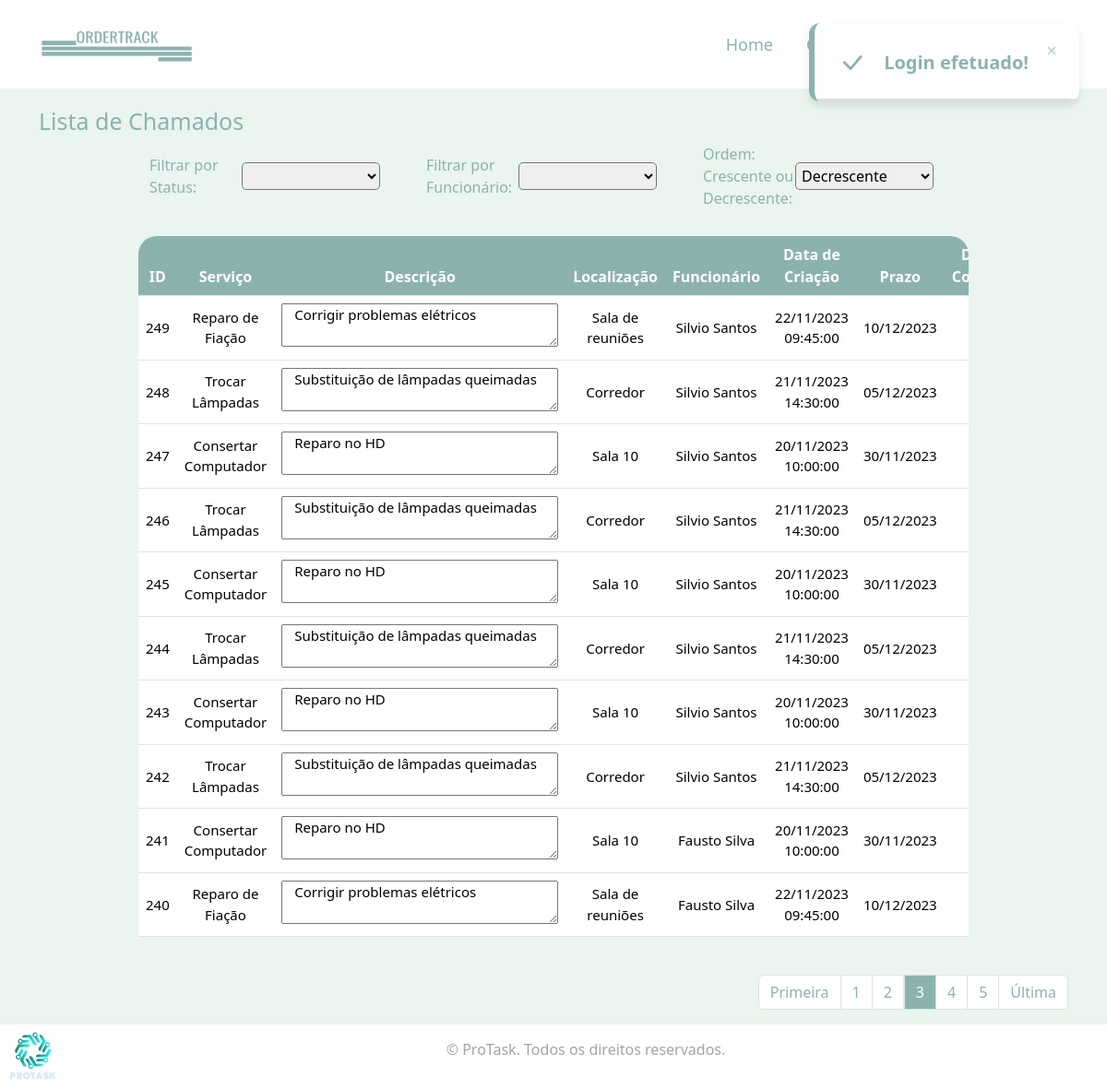
Page /src/pages/lista_chamados.php?pagina=3&ordem=Decrescente (signed in) on the committed database.
### tables this page shows
CREATE TABLE `rel` (
  `ID_REL` int(5) NOT NULL,
  `FK_FUNCIONARIO` int(5) DEFAULT NULL,
  `FK_ORDEM` int(5) DEFAULT NULL,
  `FK_HISTORICO` int(5) DEFAULT NULL
);

CREATE TABLE `ordem` (
  `ID_ORDEM` int(5) NOT NULL,
  `SERVICO` varchar(200) DEFAULT NULL,
  `ITEM` varchar(200) DEFAULT NULL,
  `LOCALIZACAO` varchar(200) DEFAULT NULL,
  `PRAZO` date DEFAULT NULL,
  `PRIORIDADE` varchar(200) DEFAULT NULL,
  `STATUS` enum('PENDENTE','EM ANDAMENTO','CONCLUIDO','CANCELADO') DEFAULT NULL,
  `NUMERO_OS` varchar(10) DEFAULT NULL,
  `FOTO` longblob DEFAULT NULL,
  `CRIADO` datetime DEFAULT NULL
);

CREATE TABLE `funcionarios` (
  `ID_FUNCIONARIO` int(5) NOT NULL,
  `NOME_FUNCIONARIO` varchar(100) NOT NULL,
  `SOBRENOME_FUNCIONARIO` varchar(200) NOT NULL,
  `USUARIO_FUNCIONARIO` varchar(200) DEFAULT NULL,
  `SENHA_FUNCIONARIO` varchar(250) DEFAULT NULL,
  `IMAGEM_FUNCIONARIO` longblob DEFAULT NULL,
  `STATUS_FUNCIONARIO` enum('ATIVO','INATIVO') DEFAULT NULL
);

### src/pages/lista_chamados.php (the view, shortened to what the rows shown need)
<?php
    include_once('../../conection.php');
?>
<!DOCTYPE html>
<html lang="en">
<head>
    <link href="../styles/bootstrap/dist/css/bootstrap.min.css" rel="stylesheet">
    <link href="https://cdn.jsdelivr.net/npm/bootstrap@5.3.1/dist/css/bootstrap.min.css" rel="stylesheet">
    <link rel="stylesheet" href="https://cdn.jsdelivr.net/npm/bootstrap-icons@1.11.1/font/bootstrap-icons.css">
    <link rel="stylesheet" href="../styles/lista_chamados/style.css">
</head>
<body>
    <div class="titulo container">
        <h1>Lista de Chamados</h1>
    </div>
    <div class="tabela">
        <div class="cont_table">
            <div class="row colunas" style="margin: 0px;">
            <?php
            $pagina_atual = filter_input(INPUT_GET, 'pagina', FILTER_SANITIZE_NUMBER_INT);
            $pagina = (!empty($pagina_atual)) ? $pagina_atual : 1;
            $qnt_result_pg = 10;
            $inicio = ($qnt_result_pg * $pagina) - $qnt_result_pg;
            if (isset($_GET['ordem']) && !empty($_GET['ordem'])) {
                $ordem_get = $_GET['ordem'];
                if ($ordem_get == 'Decrescente') {
                    $ordem = 'DESC';
                } else if ($ordem_get == 'Crescente') {
                    $ordem = 'ASC';
                }
            } else {
                $ordem_get = 'Decrescente';
                $ordem = 'DESC';
            }
            if ((isset($_GET['status']) && !empty($_GET['status']) and $_GET['status'] == 'TODOS') and (isset($_GET['funcionario']) && !empty($_GET['funcionario']) and $_GET['funcionario'] == 'TODOS')) {
                $result_usuario = "SELECT * FROM ordem INNER JOIN rel ON ID_ORDEM = FK_ORDEM INNER JOIN historico_ordem ON rel.FK_HISTORICO = historico_ordem.ID_HISTORICO  INNER JOIN funcionarios ON FK_FUNCIONARIO = ID_FUNCIONARIO ORDER BY ID_ORDEM $ordem LIMIT $inicio, $qnt_result_pg";
            } else {
                $result_usuario = "SELECT * FROM ordem INNER JOIN rel ON ID_ORDEM = FK_ORDEM INNER JOIN historico_ordem ON rel.FK_HISTORICO = historico_ordem.ID_HISTORICO INNER JOIN funcionarios ON rel.FK_FUNCIONARIO = funcionarios.ID_FUNCIONARIO ORDER BY ID_ORDEM $ordem LIMIT $inicio, $qnt_result_pg";
            }
            $resultado_usuario = mysqli_query($conn, $result_usuario);
            $dados = "
                        <div class='table-responsive  col-md-9'>
                            <table class='table  text-center' >
                                <thead class='th-heads'>
                                    <tr>
                                        <th style='background-color: #8CB2B0; color: #fff;' scope='col'>ID</th>
                                        <th style='background-color: #8CB2B0; color: #fff;'  scope='col'>Serviço</th>
                                        <th style='background-color: #8CB2B0; color: #fff;'  scope='col'>Descrição</th>
                                        <th style='background-color: #8CB2B0; color: #fff;'  scope='col'>Localização</th>
                                        <th style='background-color: #8CB2B0; color: #fff;'  scope='col'>Funcionário</th>
                                        <th style='background-color: #8CB2B0; color: #fff;'  scope='col'>Data de Criação</th>
                                        <th style='background-color: #8CB2B0; color: #fff;'  scope='col'>Prazo</th>
                                        <th style='background-color: #8CB2B0; color: #fff;'  scope='col'>Data de Conclusão</th>
                                        <th style='background-color: #8CB2B0; color: #fff;'  scope='col'>Prioridade</th>
                                        <th style='background-color: #8CB2B0; color: #fff;'  scope='col'>Status</th>
                                        <th style='background-color: #8CB2B0; color: #fff;'  scope='col'></th>
                                    </tr>
                                </thead>
                                <tbody>
            ";
            while ($row_usuario = mysqli_fetch_assoc($resultado_usuario)) {
                $id = $row_usuario['ID_ORDEM'];
                $servico  = $row_usuario['SERVICO'];
                $item = $row_usuario['ITEM'];
                $localizacao = $row_usuario['LOCALIZACAO'];
                $funcionario = $row_usuario['NOME_FUNCIONARIO'];
                $sobrenome_funcionario = $row_usuario['SOBRENOME_FUNCIONARIO'];
                $urgencia =  $row_usuario['PRIORIDADE'];
                $status = $row_usuario['STATUS'];
                $datetime = $row_usuario['CRIADO'];
                $datehora = new DateTime($datetime);
                $data = $datehora->format("d/m/Y H:i:s");
                $prazo = $row_usuario['PRAZO'];
                $datehora_prazo = new DateTime($prazo);
                $data_prazo = $datehora_prazo->format("d/m/Y");
                $data_conclusao = $row_usuario['DATA_FINALIZACAO'];
                if ($data_conclusao == null) {
                    $data_finalizacao = ' ';
                } else {
                    $dataconclusao = new DateTime($data_conclusao);
                    $data_finalizacao = $dataconclusao->format("d/m/Y H:i:s");
                }
                $dados .= "
                            <tr class='tr-dados' style='font-size: 15px; text-align: center;'>
                                <td>$id</td>
                                <td>$servico</td>
                                <td><textarea readonly style='width: 300px; padding-left: 13px;  textarea::-webkit-scrollbar {
                                    width: 12px; }'>$item</textarea></td>
                                <td>$localizacao</td>
                                <td>$funcionario $sobrenome_funcionario</td>
                                <td>$data</td>
                                <td>$data_prazo</td>
                                <td>$data_finalizacao</td>
                                <td>$urgencia</td>
                        ";
                if ($status == "PENDENTE") {
                    $dados .= "<td style='color: #FA9D4A;'>$status</td>";
                } elseif ($status == "CONCLUIDO") {
                    $dados .= "<td style='color: green;'>$status</td>";
                } elseif ($status == "EM ANDAMENTO") {
                    $dados .= "<td style='color: #FFD929;'>$status</td>";
                } elseif ($status == "CANCELADO") {
                    $dados .= "<td style='color: red; '>$status</td>";
                }
                if ($status != 'CANCELADO') {
                    $dados .= " <td>
                                      <a class='dropdown-item' href='editar_chamado.php?id=$id'>
                                      </a>
                                      <a class='dropdown-item' href='../../src/api/controller/cancelar_chamado_lista.php?id=$id'>
                                      </a>
                              </td>
                          </tr>";
                }
            }
            $dados .= "
                                    </tbody>
                                </table>
                            </div>
                        </div>
            ";
            echo $dados;
            if ((isset($_GET['status']) && !empty($_GET['status']) and $_GET['status'] == 'TODOS') and (isset($_GET['funcionnario']) && !empty($_GET['funcionario']) and $_GET['funcionario'] == 'TODOS')) {
                $result_pg = "SELECT COUNT(ID_ORDEM) AS num_result FROM ordem";
            } else {
                $result_pg = "SELECT COUNT(ID_ORDEM) AS num_result FROM ordem INNER JOIN rel ON ID_ORDEM = FK_ORDEM INNER JOIN historico_ordem ON rel.FK_HISTORICO = historico_ordem.ID_HISTORICO  INNER JOIN funcionarios ON FK_FUNCIONARIO = ID_FUNCIONARIO";
            }
            $resultado_pg = mysqli_query($conn, $result_pg);
            $row_pg = mysqli_fetch_assoc($resultado_pg);
            $quantidade_pg = ceil($row_pg['num_result'] / $qnt_result_pg);
            $max_links = 2;
        $paginacao = "
                    <div class='container d-flex justify-content-end div-pag' style='margin-top: 25px; margin-bootom: 25px; '>
                      <nav aria-label='Page navigation example'>
                      <ul class='pagination'>
        ";
            if ((isset($_GET['status']) && !empty($_GET['status']) && $_GET['status'] == 'TODOS') and (isset($_GET['funcionario']) && !empty($_GET['funcionario']) && $_GET['funcionario'] == 'TODOS')) {
                $status_get = $_GET['status'];
                $funcionario_get = $_GET['funcionario'];
                if($quantidade_pg > 1){
                    $paginacao .= "<li class='page-item'><a class='page-link' href='lista_chamados.php?pagina=1&status=$status_get&funcionario=$funcionario_get&ordem=$ordem_get'>Primeira</a></li>";
                }else {
                    $paginacao .= "<li class='page-item page-link pag_disable_primeira'>Primeira</li>";
                }
                for ($pag_ant = $pagina - $max_links; $pag_ant <= $pagina - 1; $pag_ant++) {
                    if ($pag_ant >= 1) {
                        $paginacao .= "<li class='page-item'><a class='page-link' href='lista_chamados.php?pagina=$pag_ant&status=$status_get&funcionario=$funcionario_get&ordem=$ordem_get'> $pag_ant </a></li>";
                    }
                }
                $paginacao .= "<li class='page-item page-link' style='background-color: #8CB2B0; color: #fff'>$pagina</li>";
                for ($pag_dep = $pagina + 1; $pag_dep <= $pagina + $max_links; $pag_dep++) {
                    if ($pag_dep <= $quantidade_pg) {
                        $paginacao .= "<li class='page-item'><a  class='page-link' href='lista_chamados.php?pagina=$pag_dep&status=$status_get&funcionario=$funcionario_get&ordem=$ordem_get'> $pag_dep </a></li>";
                    }
                }
                if($quantidade_pg > 1){
                    $paginacao .= "<li class='page-item'><a class='page-link' href= 'lista_chamados.php?pagina=$quantidade_pg&status=$status_get&funcionario=$funcionario_get&ordem=$ordem_get'>  Última</a></li>";
                }else {
                    $paginacao .= "<li class='page-item page-link pag_disable_ultima'>Última</li>";
                }
                $paginacao .= "</ul></nav></div>";
            } else {
                if($quantidade_pg > 1){
                    $paginacao .= "<li class='page-item'><a class='page-link' href='lista_chamados.php?pagina=1&ordem=$ordem_get'>Primeira</a></li>";
                }else{
                    $paginacao .= "<li class='page-item page-link pag_disable_primeira'>Primeira</li>";
                }
                for ($pag_ant = $pagina - $max_links; $pag_ant <= $pagina - 1; $pag_ant++) {
                    if ($pag_ant >= 1) {
                        $paginacao .= "<li class='page-item'><a class='page-link' href='lista_chamados.php?pagina=$pag_ant&ordem=$ordem_get'> $pag_ant </a></li>";
                    }
                }
                $paginacao .= "<li class='page-item page-link' style='background-color: #8CB2B0; color: #fff'>$pagina</li>";
                for ($pag_dep = $pagina + 1; $pag_dep <= $pagina + $max_links; $pag_dep++) {
                    if ($pag_dep <= $quantidade_pg) {
                        $paginacao .= "<li class='page-item'><a  class='page-link' href='lista_chamados.php?pagina=$pag_dep&ordem=$ordem_get'> $pag_dep </a></li>";
                    }
                }
                if($quantidade_pg > 1){
                    $paginacao .= "<li class='page-item'><a class='page-link' href= 'lista_chamados.php?pagina=$quantidade_pg&ordem=$ordem_get'>  Última</a></li>";
                }else{
                    $paginacao .= "<li class='page-item page-link pag_disable_ultima'>Última</li>";
                }
                $paginacao .= "</ul></nav></div></div>";
            }
            echo $paginacao;
            ?>
        </div>
</body>
</html>

### rows in the picture
rel: FK_ORDEM.ID_ORDEM "249", FK_ORDEM.SERVICO "Reparo de Fiação", FK_ORDEM.ITEM "Corrigir problemas elétricos", FK_ORDEM.LOCALIZACAO "Sala de reuniões", FK_FUNCIONARIO.NOME_FUNCIONARIO "Silvio", FK_FUNCIONARIO.SOBRENOME_FUNCIONARIO "Santos", FK_ORDEM.CRIADO "22/11/2023 09:45:00", FK_ORDEM.PRAZO "10/12/2023"
rel: FK_ORDEM.ID_ORDEM "248", FK_ORDEM.SERVICO "Trocar Lâmpadas", FK_ORDEM.ITEM "Substituição de lâmpadas queimadas", FK_ORDEM.LOCALIZACAO "Corredor", FK_FUNCIONARIO.NOME_FUNCIONARIO "Silvio", FK_FUNCIONARIO.SOBRENOME_FUNCIONARIO "Santos", FK_ORDEM.CRIADO "21/11/2023 14:30:00", FK_ORDEM.PRAZO "05/12/2023"
rel: FK_ORDEM.ID_ORDEM "247", FK_ORDEM.SERVICO "Consertar Computador", FK_ORDEM.ITEM "Reparo no HD", FK_ORDEM.LOCALIZACAO "Sala 10", FK_FUNCIONARIO.NOME_FUNCIONARIO "Silvio", FK_FUNCIONARIO.SOBRENOME_FUNCIONARIO "Santos", FK_ORDEM.CRIADO "20/11/2023 10:00:00", FK_ORDEM.PRAZO "30/11/2023"
rel: FK_ORDEM.ID_ORDEM "246", FK_ORDEM.SERVICO "Trocar Lâmpadas", FK_ORDEM.ITEM "Substituição de lâmpadas queimadas", FK_ORDEM.LOCALIZACAO "Corredor", FK_FUNCIONARIO.NOME_FUNCIONARIO "Silvio", FK_FUNCIONARIO.SOBRENOME_FUNCIONARIO "Santos", FK_ORDEM.CRIADO "21/11/2023 14:30:00", FK_ORDEM.PRAZO "05/12/2023"
rel: FK_ORDEM.ID_ORDEM "245", FK_ORDEM.SERVICO "Consertar Computador", FK_ORDEM.ITEM "Reparo no HD", FK_ORDEM.LOCALIZACAO "Sala 10", FK_FUNCIONARIO.NOME_FUNCIONARIO "Silvio", FK_FUNCIONARIO.SOBRENOME_FUNCIONARIO "Santos", FK_ORDEM.CRIADO "20/11/2023 10:00:00", FK_ORDEM.PRAZO "30/11/2023"
rel: FK_ORDEM.ID_ORDEM "244", FK_ORDEM.SERVICO "Trocar Lâmpadas", FK_ORDEM.ITEM "Substituição de lâmpadas queimadas", FK_ORDEM.LOCALIZACAO "Corredor", FK_FUNCIONARIO.NOME_FUNCIONARIO "Silvio", FK_FUNCIONARIO.SOBRENOME_FUNCIONARIO "Santos", FK_ORDEM.CRIADO "21/11/2023 14:30:00", FK_ORDEM.PRAZO "05/12/2023"
rel: FK_ORDEM.ID_ORDEM "243", FK_ORDEM.SERVICO "Consertar Computador", FK_ORDEM.ITEM "Reparo no HD", FK_ORDEM.LOCALIZACAO "Sala 10", FK_FUNCIONARIO.NOME_FUNCIONARIO "Silvio", FK_FUNCIONARIO.SOBRENOME_FUNCIONARIO "Santos", FK_ORDEM.CRIADO "20/11/2023 10:00:00", FK_ORDEM.PRAZO "30/11/2023"
rel: FK_ORDEM.ID_ORDEM "242", FK_ORDEM.SERVICO "Trocar Lâmpadas", FK_ORDEM.ITEM "Substituição de lâmpadas queimadas", FK_ORDEM.LOCALIZACAO "Corredor", FK_FUNCIONARIO.NOME_FUNCIONARIO "Silvio", FK_FUNCIONARIO.SOBRENOME_FUNCIONARIO "Santos", FK_ORDEM.CRIADO "21/11/2023 14:30:00", FK_ORDEM.PRAZO "05/12/2023"
rel: FK_ORDEM.ID_ORDEM "241", FK_ORDEM.SERVICO "Consertar Computador", FK_ORDEM.ITEM "Reparo no HD", FK_ORDEM.LOCALIZACAO "Sala 10", FK_FUNCIONARIO.NOME_FUNCIONARIO "Fausto", FK_FUNCIONARIO.SOBRENOME_FUNCIONARIO "Silva", FK_ORDEM.CRIADO "20/11/2023 10:00:00", FK_ORDEM.PRAZO "30/11/2023"
rel: FK_ORDEM.ID_ORDEM "240", FK_ORDEM.SERVICO "Reparo de Fiação", FK_ORDEM.ITEM "Corrigir problemas elétricos", FK_ORDEM.LOCALIZACAO "Sala de reuniões", FK_FUNCIONARIO.NOME_FUNCIONARIO "Fausto", FK_FUNCIONARIO.SOBRENOME_FUNCIONARIO "Silva", FK_ORDEM.CRIADO "22/11/2023 09:45:00", FK_ORDEM.PRAZO "10/12/2023"

### other values in the picture
$_SESSION['msg'] "Login efetuado!"
$pagina "3"
